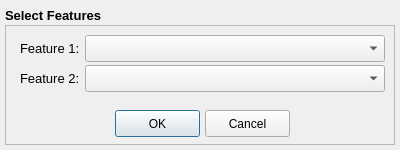
<?xml version="1.0" encoding="UTF-8"?>
<ui version="4.0">
 <class>Dialog_joint_plot</class>
 <widget class="QDialog" name="Dialog_joint_plot">
  <property name="geometry">
   <rect>
    <x>0</x>
    <y>0</y>
    <width>400</width>
    <height>150</height>
   </rect>
  </property>
  <property name="windowTitle">
   <string>Joint Plot</string>
  </property>
  <widget class="QLabel" name="label1_1">
   <property name="geometry">
    <rect>
     <x>5</x>
     <y>5</y>
     <width>390</width>
     <height>20</height>
    </rect>
   </property>
   <property name="maximumSize">
    <size>
     <width>16777215</width>
     <height>16777215</height>
    </size>
   </property>
   <property name="font">
    <font>
     <family>Ubuntu</family>
     <pointsize>10</pointsize>
     <weight>75</weight>
     <italic>false</italic>
     <bold>true</bold>
    </font>
   </property>
   <property name="text">
    <string>Select Features</string>
   </property>
  </widget>
  <widget class="QFrame" name="frame1_1">
   <property name="geometry">
    <rect>
     <x>5</x>
     <y>25</y>
     <width>390</width>
     <height>120</height>
    </rect>
   </property>
   <property name="frameShape">
    <enum>QFrame::StyledPanel</enum>
   </property>
   <property name="frameShadow">
    <enum>QFrame::Raised</enum>
   </property>
   <widget class="QPushButton" name="pushButton_ok">
    <property name="geometry">
     <rect>
      <x>110</x>
      <y>85</y>
      <width>85</width>
      <height>27</height>
     </rect>
    </property>
    <property name="text">
     <string>OK</string>
    </property>
   </widget>
   <widget class="QPushButton" name="pushButton_cancel">
    <property name="geometry">
     <rect>
      <x>200</x>
      <y>85</y>
      <width>85</width>
      <height>27</height>
     </rect>
    </property>
    <property name="text">
     <string>Cancel</string>
    </property>
   </widget>
   <widget class="QComboBox" name="comboBox_joint_plot_feature1">
    <property name="geometry">
     <rect>
      <x>80</x>
      <y>10</y>
      <width>300</width>
      <height>27</height>
     </rect>
    </property>
   </widget>
   <widget class="QLabel" name="label2_joint_plot_feature1">
    <property name="geometry">
     <rect>
      <x>15</x>
      <y>15</y>
      <width>65</width>
      <height>16</height>
     </rect>
    </property>
    <property name="font">
     <font>
      <pointsize>10</pointsize>
     </font>
    </property>
    <property name="text">
     <string>Feature 1:</string>
    </property>
   </widget>
   <widget class="QComboBox" name="comboBox_joint_plot_feature2">
    <property name="geometry">
     <rect>
      <x>80</x>
      <y>40</y>
      <width>300</width>
      <height>27</height>
     </rect>
    </property>
   </widget>
   <widget class="QLabel" name="label2_joint_plot_feature2">
    <property name="geometry">
     <rect>
      <x>15</x>
      <y>45</y>
      <width>65</width>
      <height>16</height>
     </rect>
    </property>
    <property name="font">
     <font>
      <pointsize>10</pointsize>
     </font>
    </property>
    <property name="text">
     <string>Feature 2:</string>
    </property>
   </widget>
  </widget>
 </widget>
 <resources/>
 <connections/>
</ui>
